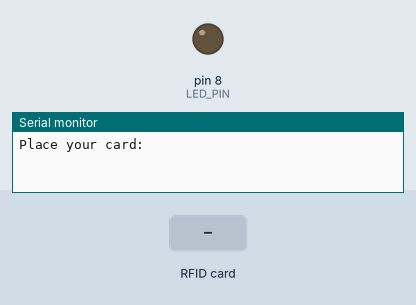
This sketch was run on a simulated Arduino Uno, built with avr-gcc and run on an emulated ATmega328P. Parts: output pins drawn as LEDs (lit = HIGH), the last lines printed to the serial monitor. Inputs (shaded band) come from the test bench. Pins used as bus, display or sensor lines are not drawn.

Above: at 1.2 s.
1.3 s: RFID card D1 6F 4D 24 held to the reader
At 2.0 s:
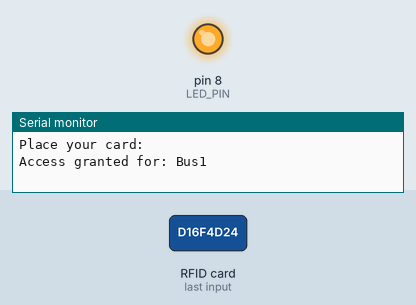
3.8 s: RFID card 5E 7A 19 C4 held to the reader
Timing chart, 0 to 6.8 s (numbered marks = the images above; inputs shaded):
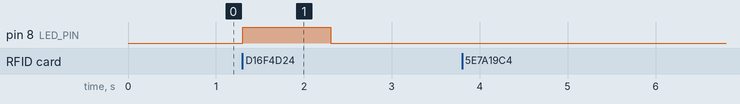

The sketch:

aurduinocodebus.ino
```cpp
#include <MFRC522.h>
#include <SPI.h>

#define SS_PIN 10
#define RST_PIN 9
#define LED_PIN 8  // Define the LED pin

MFRC522 mfrc522(SS_PIN, RST_PIN);

// Define RFID tag UID and corresponding names
const char* tagUIDs[] = {
    "D16F4D24",
    "E0D74A1F",
    "0536C52B16B0C1",
    "05346DCF08B0C1" // Replace with the actual UID of your RFID tag
  // Add more tag UIDs and corresponding names as needed
};

const char* tagNames[] = {
  "Bus1",
  "Bus2",
  "Bus3",
  "Bus4"
  // Add more names corresponding to the UIDs above
};

const int numTags = sizeof(tagUIDs) / sizeof(tagUIDs[0]);

void setup() {
  Serial.begin(9600);
  SPI.begin();
  mfrc522.PCD_Init();
  pinMode(LED_PIN, OUTPUT);  // Initialize the LED pin as an output
  Serial.println("Place your card:");
}

void loop() {
  // Look for new cards
  if (mfrc522.PICC_IsNewCardPresent() && mfrc522.PICC_ReadCardSerial()) {
    String tagUID = getTagUID();
    // Serial.println("Detected UID: " + tagUID);

    // Check if the tag is in the list
    int tagIndex = findTagIndex(tagUID);
    if (tagIndex != -1) {
      const char* tagName = tagNames[tagIndex];
      Serial.println("Access granted for: " + String(tagName));
      digitalWrite(LED_PIN, HIGH);  // Turn on the LED
      delay(1000);
      digitalWrite(LED_PIN, LOW);  // Turn off the LED// Add your code for granting access here
    } else {
      Serial.println("Access denied for unknown tag");
      // Add your code for denying access here
    }

    delay(1000); // Add a delay to prevent continuous reads for the same card
  }
}

String getTagUID() {
  String tagUID = "";
  for (byte i = 0; i < mfrc522.uid.size; i++) {
    tagUID += (mfrc522.uid.uidByte[i] < 0x10 ? "0" : "");
    tagUID += String(mfrc522.uid.uidByte[i], HEX);
  }
  tagUID.toUpperCase();
  return tagUID;
}

int findTagIndex(const String& tagUID) {
  // Check if the received tag UID is in the list of allowed tags
  for (int i = 0; i < numTags; i++) {
    if (tagUID.equals(tagUIDs[i])) {
      return i; // Return the index of the found UID
    }
  }
  return -1; // Return -1 if the UID is not found
}
```

Measured:
- after the input at 1.3 s, pin 8 (LED_PIN): LOW → HIGH at once, → LOW 1.0 s later
